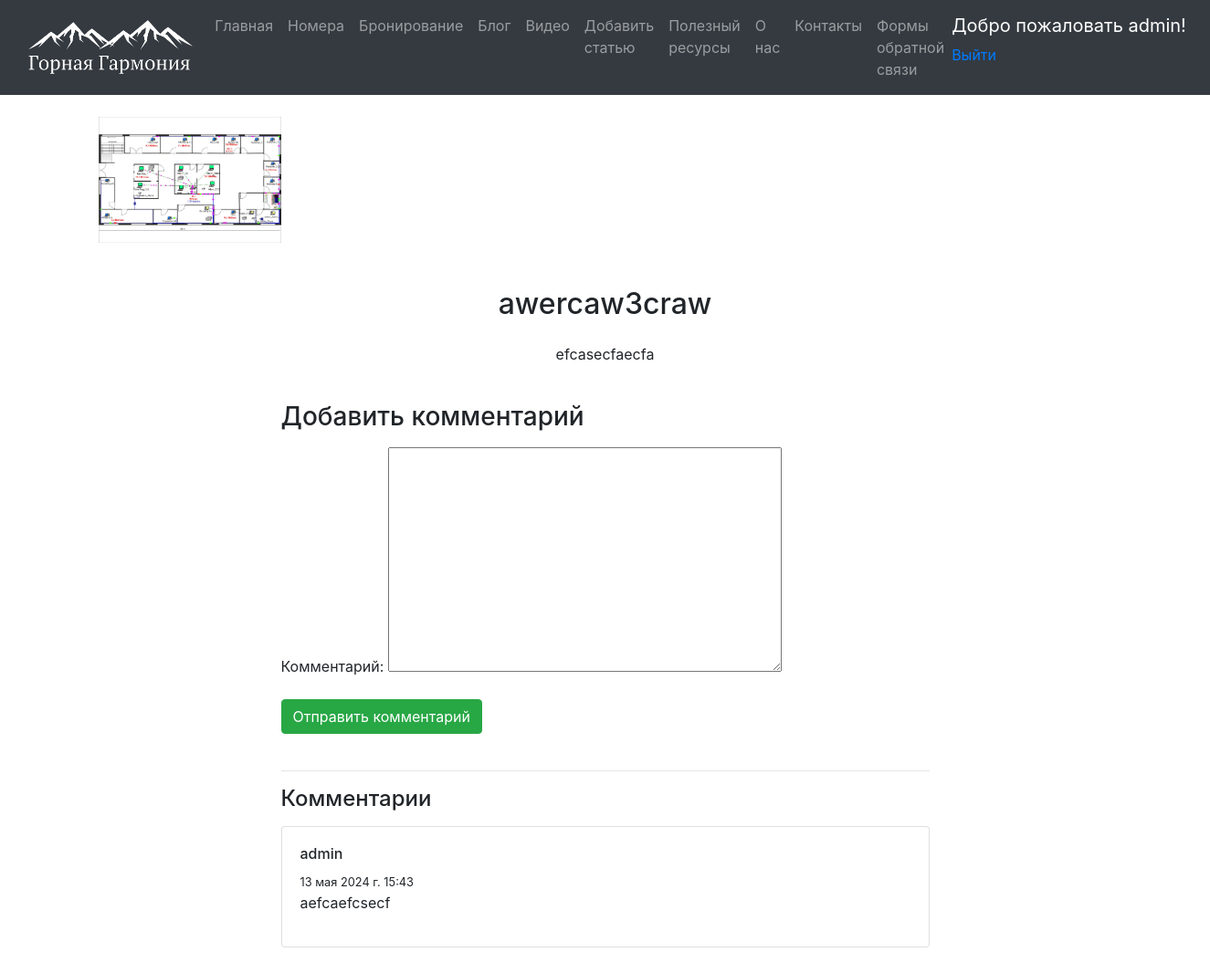
Screenshot of /blogpost/4/ (signed in) with the database file from the repository.
### app/models.py (models this page shows, shortened)
class Blog(models.Model):
    title = models.CharField(max_length = 100, unique_for_date = "posted", verbose_name = "Заголовок")
    description = models.TextField(verbose_name = "Краткое содержание")
    content = models.TextField(verbose_name = "Полное содержание")
    posted = models.DateTimeField(default = datetime.now(), db_index = True, verbose_name = "Опубликована")
    author=models.ForeignKey(User, null=True, blank=True, on_delete=models.SET_NULL, verbose_name ="Автор")
    image = models.FileField(default = 'temp.jpg', verbose_name = "Путь к картинке")

class Comment(models.Model):
    text=models.TextField(verbose_name="текст комментария")
    date=models.DateTimeField(default=datetime.now(),db_index=True, verbose_name="Дата комментария")
    author=models.ForeignKey(User, on_delete=models.CASCADE, verbose_name="Автор комментария")
    post=models.ForeignKey(Blog, on_delete=models.CASCADE, verbose_name="Статья комментария")
    class Meta:
        db_table="Comment"
        ordering=["-date"]
        verbose_name="Комментарии к статье блога"
        verbose_name_plural="Комментарии к статье блога"

### app/views.py (the view)
# urls.py: path('blogpost/<int:parametr>/', views.blogpost, name='blogpost'),
def blogpost(request, parametr):
    assert isinstance(request, HttpRequest)
    post_1 = Blog.objects.get(id=parametr) # запрос на выбор конкретной статьи по параметру
    comments=Comment.objects.filter(post=parametr)
    if request.method == "POST": # после отправки данных формы на сервер методом POST
        form = CommentForm(request.POST)
        if form.is_valid():
            comment_f = form.save(commit=False)
            comment_f.author = request.user # добавляем (так как этого поля нет в форме) в модель Комментария (Comment) в поле автор авторизованного пользователя
            comment_f.date = datetime.now() # добавляем в модель Комментария (Comment) текущую дату
            comment_f.post = Blog.objects.get(id=parametr) # добавляем в модель Комментария (Comment) статью, для которой данный комментарий
            comment_f.save() # сохраняем изменения после добавления полей
            return redirect('blogpost', parametr=post_1.id) # переадресация на ту же страницу статьи после отправки комментария
    else:
        form = CommentForm() # создание формы для ввода комментария
    return render(
        request,
        'app/blogpost.html',
        {
            'post_1': post_1, # передача конкретной статьи в шаблон веб-страницы
            'comments': comments, # передача всех комментариев к данной статье в шаблон веб-страницы
            'form': form, # передача формы добавления комментария в шаблон веб-страницы
            'year':datetime.now().year,
        }
    )

### app/forms.py
class CommentForm (forms.ModelForm):
    class Meta:
        model = Comment # используемая модель
        fields = ('text',) # требуется заполнить только поле text
        labels = {'text': "Комментарий"} # метка к полю формы text

### app/templates/app/blogpost.html (shortened to what this page needs)
<!DOCTYPE html>
{% extends 'app/layout.html' %}
{% load static %}
{% block content %}
{% if post_1.image and post_1.image.url != '/media/temp.jpg'%}
<img src="{{post_1.image.url}}" alt="Картинка статьи блога" width="200"/>
{%endif%}
<div class="container mt-5">
    <div class="row">
        <div class="col-lg-12 text-center">
            <h2 class="mb-4">{{ post_1.title }}</h2>
        </div>
    </div>
    <div class="row">
        <div class="col-lg-8 offset-lg-2">
            <p class="text-center">{{ post_1.content|linebreaksbr }}</p>
        </div>
    </div>
    {% if user.is_authenticated %}
    <div class="row mt-4">
        <div class="col-lg-8 offset-lg-2">
            <h3 class="mb-3">Добавить комментарий</h3>
            <form method="POST">
                <div class="form-group">
                    {{ form.as_p }}
                </div>
                <button type="submit" class="btn btn-success">Отправить комментарий</button>
            </form>
        </div>
    </div>
    {% else %}
    <div class="row mt-4">
        <div class="col-lg-8 offset-lg-2">
            <h3 class="mb-3">Для добавления своего комментария, пожалуйста, авторизуйтесь</h3>
        </div>
    </div>
    {% endif %}
    <div class="row mt-4">
        <div class="col-lg-8 offset-lg-2">
            <hr>
            <h4 class="mb-3">Комментарии</h4>
            {% for comment in comments %}
            <div class="card mb-3">
                <div class="card-body">
                    <h6>{{ comment.author }}</h6>
                    <small>{{ comment.date }}</small>
                    <p>{{ comment.text|linebreaksbr }}</p>
                </div>
            </div>
            {% endfor %}
        </div>
    </div>
</div>
{% endblock %}

### app/templates/app/loginpartial.html (shortened to what this page needs)
{% if user.is_authenticated %}
<form id="logoutForm" action='logout/' method="post" class="navbar-right">
    <ul class="nav navbar-nav navbar-right">
        <li><span class="navbar-brand">Добро пожаловать  {{ user.username }}!</span></li>
        <li><a href="javascript:document.getElementById('logoutForm').submit()">Выйти</a></li>
    </ul>
</form>
{% else %}
<ul class="nav navbar-nav navbar-right">
    <li><a href="{% url 'login' %}">Авторизироваться</a></li>
</ul>
{% endif %}

### rows the page displays
Blog: image (picture), title "awercaw3craw", content "efcasecfaecfa"
Comment: author "admin", date "13 мая 2024 г. 15:43", text "aefcaefcsecf"

### other values shown
{{ user.username }} "admin"
